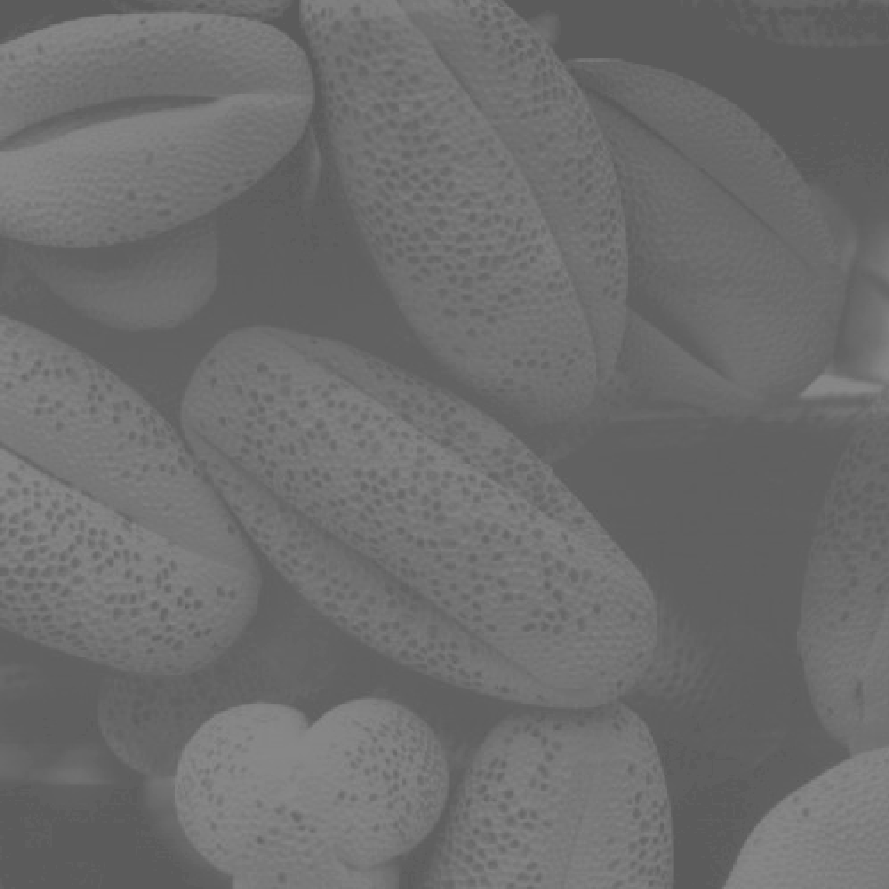
#> input picture experiment_1/data/Fig0310(b)(washed_out_pollen_image).tif, 889 x 889 px
$ python t1.py
#> lines starting #> are read from the running program, lines starting #| are printed output that depends on the picture
from collections import Counter
import numpy as np
import matplotlib.pyplot as plt

import cv2

img1 = cv2.imread('data/Fig0310(b)(washed_out_pollen_image).tif')
#> img1 is the input picture: shape (889, 889, 3); min 91, max 138, mean 109.1

# 转灰度图再进行直方图均衡
gray_img = cv2.cvtColor(img1, cv2.COLOR_RGB2GRAY)

# 直方图均衡化
hist_img = cv2.equalizeHist(gray_img)
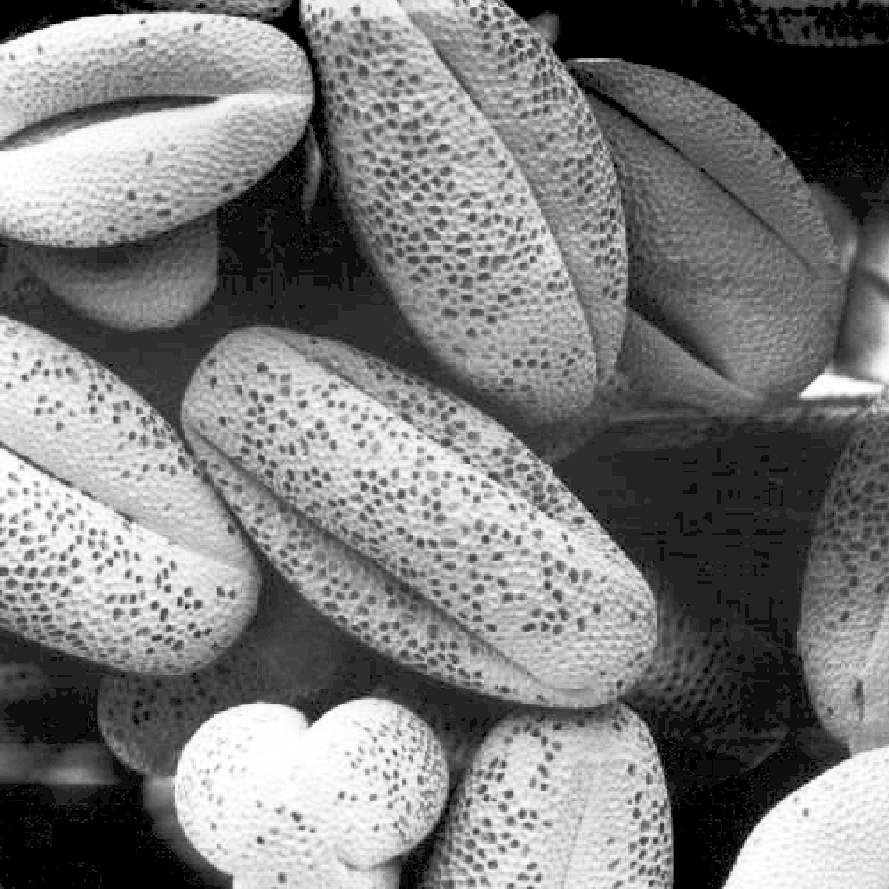
#> hist_img: shape (889, 889); min 0, max 255, mean 122.7

x = [s for s in range(10)]
plt.subplot(2, 1, 1)
aaa=gray_img.flatten()
plt.hist(gray_img.flatten(), range=(0, 256), bins=256)
plt.subplot(2, 1, 2)
plt.hist(hist_img.flatten(), range=(0, 256), bins=256)

# plt.plot(count.keys(),count.values(),)
plt.show()
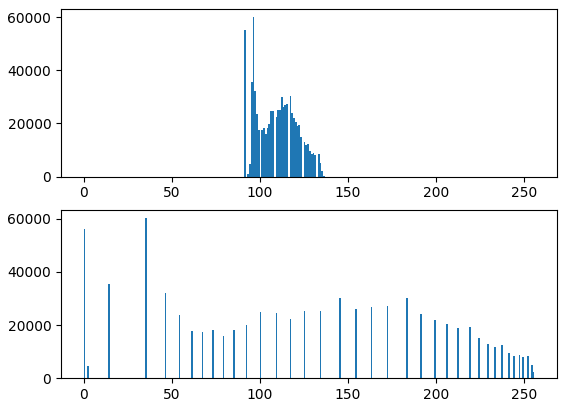
#> figure drawn by matplotlib, 2 panels; panel 1: tallest bar 60247 high, from x = 96 to 97; panel 2: tallest bar 60247 high, from x = 35 to 36
